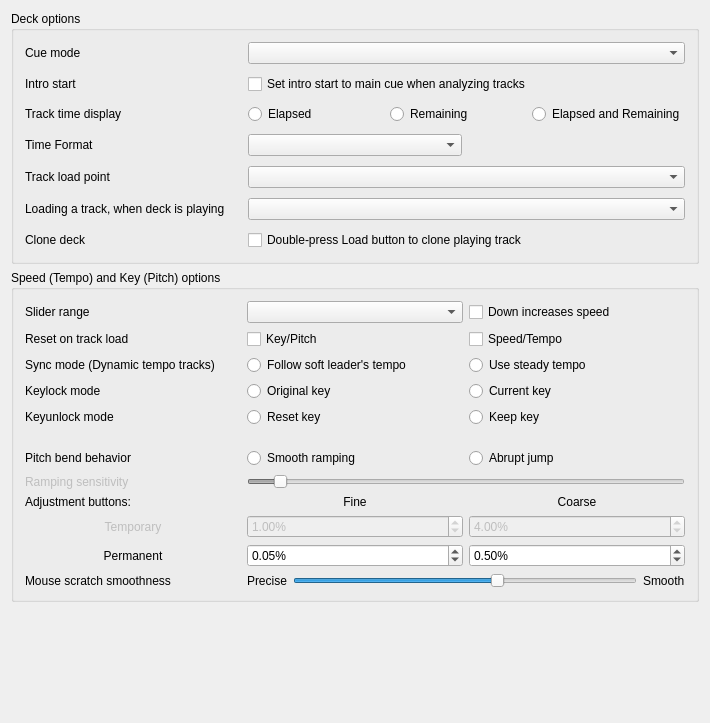
<?xml version="1.0" encoding="UTF-8"?>
<ui version="4.0">
 <class>DlgPrefDeckDlg</class>
 <widget class="QWidget" name="DlgPrefDeckDlg">
  <property name="geometry">
   <rect>
    <x>0</x>
    <y>0</y>
    <width>710</width>
    <height>723</height>
   </rect>
  </property>
  <property name="windowTitle">
   <string>Deck Preferences</string>
  </property>
  <layout class="QGridLayout" name="gridLayout_3">
   <item row="0" column="0">
    <widget class="QGroupBox" name="groupBoxDeckOptions">
     <property name="title">
      <string>Deck options</string>
     </property>
     <layout class="QGridLayout" name="GridLayout1">
      <property name="spacing">
       <number>10</number>
      </property>
      <item row="5" column="0">
       <widget class="QLabel" name="labelLoadWhenDeckPlaying">
        <property name="text">
         <string>Loading a track, when deck is playing</string>
        </property>
        <property name="buddy">
         <cstring>comboBoxLoadWhenDeckPlaying</cstring>
        </property>
       </widget>
      </item>
      <item row="0" column="0">
       <widget class="QLabel" name="labelCueMode">
        <property name="text">
         <string>Cue mode</string>
        </property>
        <property name="openExternalLinks">
         <bool>true</bool>
        </property>
        <property name="buddy">
         <cstring>ComboBoxCueMode</cstring>
        </property>
       </widget>
      </item>
      <item row="4" column="1" colspan="2">
       <widget class="QComboBox" name="comboBoxLoadPoint"/>
      </item>
      <item row="1" column="1" colspan="2">
       <widget class="QCheckBox" name="checkBoxIntroStartMove">
        <property name="toolTip">
         <string>When the analyzer places the intro start point automatically,
it will place it at the main cue point if the main cue point has been set previously.
This may be helpful for upgrading to Mixxx 2.3 from earlier versions.

If this option is disabled, the intro start point is automatically placed at the first sound.</string>
        </property>
        <property name="text">
         <string>Set intro start to main cue when analyzing tracks</string>
        </property>
       </widget>
      </item>
      <item row="1" column="0">
       <widget class="QLabel" name="labelIntroStartMove">
        <property name="text">
         <string>Intro start</string>
        </property>
        <property name="buddy">
         <cstring>ComboBoxCueMode</cstring>
        </property>
       </widget>
      </item>
      <item row="0" column="1" colspan="2">
       <widget class="QComboBox" name="ComboBoxCueMode">
        <property name="toolTip">
         <string>Mixxx mode:
- Cue button while pause at cue point = preview
- Cue button while pause not at cue point = set cue point
- Cue button while playing = pause at cue point
Mixxx mode (no blinking):
- Same as Mixxx mode but with no blinking indicators
Pioneer mode:
- Same as Mixxx mode with a flashing play button
Denon mode:
- Cue button at cue point = preview
- Cue button not at cue point = pause at cue point
- Play = set cue point
Numark mode:
- Same as Denon mode, but without a flashing play button
CUP mode:
- Cue button while pause at cue point = play after release
- Cue button while pause not at cue point = set cue point and play after release
- Cue button while playing = go to cue point and play after release
</string>
        </property>
       </widget>
      </item>
      <item row="6" column="0">
       <widget class="QLabel" name="labelCloneDeckOnLoadDoubleTap">
        <property name="text">
         <string>Clone deck</string>
        </property>
        <property name="buddy">
         <cstring>checkBoxCloneDeckOnLoadDoubleTap</cstring>
        </property>
       </widget>
      </item>
      <item row="3" column="0">
       <widget class="QLabel" name="labelTimeDisplay">
        <property name="text">
         <string>Time Format</string>
        </property>
       </widget>
      </item>
      <item row="3" column="1">
       <widget class="QComboBox" name="comboBoxTimeFormat"/>
      </item>
      <item row="4" column="0">
       <widget class="QLabel" name="labelLoadPoint">
        <property name="text">
         <string>Track load point</string>
        </property>
       </widget>
      </item>
      <item row="2" column="0">
       <widget class="QLabel" name="labelPositionDisplay">
        <property name="enabled">
         <bool>true</bool>
        </property>
        <property name="font">
         <font/>
        </property>
        <property name="text">
         <string>Track time display</string>
        </property>
        <property name="wordWrap">
         <bool>false</bool>
        </property>
        <property name="buddy">
         <cstring>radioButtonElapsed</cstring>
        </property>
       </widget>
      </item>
      <item row="5" column="1" colspan="2">
       <widget class="QComboBox" name="comboBoxLoadWhenDeckPlaying"/>
      </item>
      <item row="2" column="1" colspan="2">
       <layout class="QHBoxLayout" name="horizontalLayout">
        <item>
         <widget class="QRadioButton" name="radioButtonElapsed">
          <property name="text">
           <string>Elapsed</string>
          </property>
          <attribute name="buttonGroup">
           <string notr="true">buttonGroupTrackTime</string>
          </attribute>
         </widget>
        </item>
        <item>
         <widget class="QRadioButton" name="radioButtonRemaining">
          <property name="text">
           <string>Remaining</string>
          </property>
          <attribute name="buttonGroup">
           <string notr="true">buttonGroupTrackTime</string>
          </attribute>
         </widget>
        </item>
        <item>
         <widget class="QRadioButton" name="radioButtonElapsedAndRemaining">
          <property name="text">
           <string>Elapsed and Remaining</string>
          </property>
          <attribute name="buttonGroup">
           <string notr="true">buttonGroupTrackTime</string>
          </attribute>
         </widget>
        </item>
       </layout>
      </item>
      <item row="6" column="1" colspan="2">
       <widget class="QCheckBox" name="checkBoxCloneDeckOnLoadDoubleTap">
        <property name="toolTip">
         <string>Create a playing clone of the first playing deck by double-tapping a Load button on a controller or keyboard.
You can always drag-and-drop tracks on screen to clone a deck.</string>
        </property>
        <property name="text">
         <string>Double-press Load button to clone playing track</string>
        </property>
       </widget>
      </item>
     </layout>
    </widget>
   </item>
   <item row="1" column="0">
    <widget class="QGroupBox" name="groupBoxSpeedPitchOptions">
     <property name="title">
      <string>Speed (Tempo) and Key (Pitch) options</string>
     </property>
     <layout class="QGridLayout" name="gridLayout_7">
      <item row="0" column="0">
       <layout class="QGridLayout" name="GridLayoutSpeedOptions">
        <item row="11" column="2">
         <widget class="QDoubleSpinBox" name="spinBoxPermanentRateCoarse">
          <property name="toolTip">
           <string>Permanent rate change when left-clicking</string>
          </property>
          <property name="accelerated">
           <bool>true</bool>
          </property>
          <property name="suffix">
           <string>%</string>
          </property>
          <property name="decimals">
           <number>2</number>
          </property>
          <property name="minimum">
           <double>0.010000000000000</double>
          </property>
          <property name="maximum">
           <double>10.000000000000000</double>
          </property>
          <property name="singleStep">
           <double>0.010000000000000</double>
          </property>
          <property name="value">
           <double>0.500000000000000</double>
          </property>
         </widget>
        </item>
        <item row="11" column="1">
         <widget class="QDoubleSpinBox" name="spinBoxPermanentRateFine">
          <property name="toolTip">
           <string>Permanent rate change when right-clicking</string>
          </property>
          <property name="accelerated">
           <bool>true</bool>
          </property>
          <property name="suffix">
           <string>%</string>
          </property>
          <property name="decimals">
           <number>2</number>
          </property>
          <property name="minimum">
           <double>0.010000000000000</double>
          </property>
          <property name="maximum">
           <double>10.000000000000000</double>
          </property>
          <property name="singleStep">
           <double>0.010000000000000</double>
          </property>
          <property name="value">
           <double>0.050000000000000</double>
          </property>
         </widget>
        </item>
        <item row="1" column="0">
         <widget class="QLabel" name="labelSpeedPitchReset">
          <property name="text">
           <string>Reset on track load</string>
          </property>
          <property name="buddy">
           <cstring>checkBoxResetPitch</cstring>
          </property>
         </widget>
        </item>
        <item row="3" column="2">
         <widget class="QRadioButton" name="radioButtonCurrentKey">
          <property name="text">
           <string>Current key</string>
          </property>
          <attribute name="buttonGroup">
           <string notr="true">buttonGroupKeyLockMode</string>
          </attribute>
         </widget>
        </item>
        <item row="10" column="1">
         <widget class="QDoubleSpinBox" name="spinBoxTemporaryRateFine">
          <property name="enabled">
           <bool>false</bool>
          </property>
          <property name="toolTip">
           <string>Temporary rate change when right-clicking</string>
          </property>
          <property name="accelerated">
           <bool>true</bool>
          </property>
          <property name="suffix">
           <string>%</string>
          </property>
          <property name="decimals">
           <number>2</number>
          </property>
          <property name="minimum">
           <double>0.010000000000000</double>
          </property>
          <property name="maximum">
           <double>10.000000000000000</double>
          </property>
          <property name="singleStep">
           <double>0.010000000000000</double>
          </property>
          <property name="value">
           <double>1.000000000000000</double>
          </property>
         </widget>
        </item>
        <item row="11" column="0">
         <widget class="QLabel" name="labelSpeedPermanent">
          <property name="text">
           <string>Permanent</string>
          </property>
          <property name="alignment">
           <set>Qt::AlignCenter</set>
          </property>
         </widget>
        </item>
        <item row="7" column="1" colspan="2">
         <widget class="QSlider" name="SliderRateRampSensitivity">
          <property name="enabled">
           <bool>false</bool>
          </property>
          <property name="minimum">
           <number>100</number>
          </property>
          <property name="maximum">
           <number>2500</number>
          </property>
          <property name="singleStep">
           <number>50</number>
          </property>
          <property name="value">
           <number>250</number>
          </property>
          <property name="orientation">
           <enum>Qt::Horizontal</enum>
          </property>
         </widget>
        </item>
        <item row="12" column="0">
         <widget class="QLabel" name="labelScratchSensitivity">
          <property name="text">
           <string>Mouse scratch smoothness</string>
          </property>
          <property name="buddy">
           <cstring>SliderScratchSensitivity</cstring>
          </property>
         </widget>
        </item>
        <item row="12" column="1" colspan="2">
         <layout class="QHBoxLayout" name="layoutScratchSensitivity">
          <item>
           <widget class="QLabel" name="labelScratchPrecise">
            <property name="text">
             <string>Precise</string>
            </property>
           </widget>
          </item>
          <item>
           <widget class="QSlider" name="SliderScratchSensitivity">
            <property name="toolTip">
             <string>Feel of scratching a track with the mouse on the waveform. Left = precise/grabby, right = smooth with more inertia.</string>
            </property>
            <property name="minimum">
             <number>0</number>
            </property>
            <property name="maximum">
             <number>100</number>
            </property>
            <property name="singleStep">
             <number>5</number>
            </property>
            <property name="pageStep">
             <number>10</number>
            </property>
            <property name="value">
             <number>60</number>
            </property>
            <property name="orientation">
             <enum>Qt::Horizontal</enum>
            </property>
           </widget>
          </item>
          <item>
           <widget class="QLabel" name="labelScratchSmooth">
            <property name="text">
             <string>Smooth</string>
            </property>
           </widget>
          </item>
         </layout>
        </item>
        <item row="10" column="0">
         <widget class="QLabel" name="labelSpeedTemporary">
          <property name="enabled">
           <bool>false</bool>
          </property>
          <property name="text">
           <string>Temporary</string>
          </property>
          <property name="alignment">
           <set>Qt::AlignCenter</set>
          </property>
         </widget>
        </item>
        <item row="2" column="0">
         <widget class="QLabel" name="labelSyncMode">
          <property name="text">
           <string>Sync mode (Dynamic tempo tracks)</string>
          </property>
          <property name="openExternalLinks">
           <bool>true</bool>
          </property>
         </widget>
        </item>
        <item row="3" column="0">
         <widget class="QLabel" name="labelKeylockMode">
          <property name="text">
           <string>Keylock mode</string>
          </property>
          <property name="buddy">
           <cstring>radioButtonOriginalKey</cstring>
          </property>
         </widget>
        </item>
        <item row="7" column="0">
         <widget class="QLabel" name="labelSpeedRampSensitivity">
          <property name="enabled">
           <bool>false</bool>
          </property>
          <property name="text">
           <string>Ramping sensitivity</string>
          </property>
          <property name="buddy">
           <cstring>SliderRateRampSensitivity</cstring>
          </property>
         </widget>
        </item>
        <item row="6" column="0">
         <widget class="QLabel" name="labelSpeedBendBehavior">
          <property name="text">
           <string>Pitch bend behavior</string>
          </property>
          <property name="buddy">
           <cstring>radioButtonRateRampModeStepping</cstring>
          </property>
         </widget>
        </item>
        <item row="3" column="1">
         <widget class="QRadioButton" name="radioButtonOriginalKey">
          <property name="text">
           <string>Original key</string>
          </property>
          <attribute name="buttonGroup">
           <string notr="true">buttonGroupKeyLockMode</string>
          </attribute>
         </widget>
        </item>
        <item row="10" column="2">
         <widget class="QDoubleSpinBox" name="spinBoxTemporaryRateCoarse">
          <property name="enabled">
           <bool>false</bool>
          </property>
          <property name="toolTip">
           <string>Temporary rate change when left-clicking</string>
          </property>
          <property name="accelerated">
           <bool>true</bool>
          </property>
          <property name="suffix">
           <string>%</string>
          </property>
          <property name="decimals">
           <number>2</number>
          </property>
          <property name="minimum">
           <double>0.010000000000000</double>
          </property>
          <property name="maximum">
           <double>10.000000000000000</double>
          </property>
          <property name="singleStep">
           <double>0.010000000000000</double>
          </property>
          <property name="value">
           <double>4.000000000000000</double>
          </property>
         </widget>
        </item>
        <item row="1" column="2">
         <widget class="QCheckBox" name="checkBoxResetSpeed">
          <property name="text">
           <string>Speed/Tempo</string>
          </property>
         </widget>
        </item>
        <item row="1" column="1">
         <widget class="QCheckBox" name="checkBoxResetPitch">
          <property name="text">
           <string>Key/Pitch</string>
          </property>
         </widget>
        </item>
        <item row="9" column="0">
         <widget class="QLabel" name="labelSpeedAdjustment">
          <property name="text">
           <string>Adjustment buttons:</string>
          </property>
         </widget>
        </item>
        <item row="2" column="1">
         <widget class="QRadioButton" name="radioButtonSoftLeader">
          <property name="toolTip">
           <string>Apply tempo changes from a soft-leading track (usually the leaving track in a transition) to the follower tracks. After the transition, the follower track will continue with the previous leader's very last tempo. Changes from explicit selected leaders are always applied.</string>
          </property>
          <property name="text">
           <string>Follow soft leader's tempo</string>
          </property>
          <attribute name="buttonGroup">
           <string notr="true">buttonGroupSyncMode</string>
          </attribute>
         </widget>
        </item>
        <item row="9" column="2">
         <widget class="QLabel" name="labelSpeedCoarse">
          <property name="enabled">
           <bool>true</bool>
          </property>
          <property name="font">
           <font/>
          </property>
          <property name="toolTip">
           <string/>
          </property>
          <property name="text">
           <string>Coarse</string>
          </property>
          <property name="alignment">
           <set>Qt::AlignCenter</set>
          </property>
          <property name="wordWrap">
           <bool>false</bool>
          </property>
          <property name="buddy">
           <cstring>spinBoxPermanentRateCoarse</cstring>
          </property>
         </widget>
        </item>
        <item row="9" column="1">
         <widget class="QLabel" name="labelSpeedFine">
          <property name="enabled">
           <bool>true</bool>
          </property>
          <property name="font">
           <font/>
          </property>
          <property name="toolTip">
           <string/>
          </property>
          <property name="text">
           <string>Fine</string>
          </property>
          <property name="alignment">
           <set>Qt::AlignCenter</set>
          </property>
          <property name="wordWrap">
           <bool>false</bool>
          </property>
          <property name="buddy">
           <cstring>spinBoxPermanentRateFine</cstring>
          </property>
         </widget>
        </item>
        <item row="0" column="2">
         <widget class="QCheckBox" name="checkBoxInvertSpeedSlider">
          <property name="toolTip">
           <string>Make the speed sliders work like those on DJ turntables and CDJs where moving downward increases the speed</string>
          </property>
          <property name="text">
           <string>Down increases speed</string>
          </property>
         </widget>
        </item>
        <item row="0" column="0">
         <widget class="QLabel" name="labelSpeedSliderrange">
          <property name="enabled">
           <bool>true</bool>
          </property>
          <property name="font">
           <font/>
          </property>
          <property name="text">
           <string>Slider range</string>
          </property>
          <property name="wordWrap">
           <bool>false</bool>
          </property>
          <property name="buddy">
           <cstring>ComboBoxRateRange</cstring>
          </property>
         </widget>
        </item>
        <item row="0" column="1">
         <widget class="QComboBox" name="ComboBoxRateRange">
          <property name="font">
           <font/>
          </property>
          <property name="toolTip">
           <string>Adjusts the range of the speed (Vinyl &quot;Pitch&quot;) slider.</string>
          </property>
         </widget>
        </item>
        <item row="6" column="2">
         <widget class="QRadioButton" name="radioButtonRateRampModeStepping">
          <property name="text">
           <string>Abrupt jump</string>
          </property>
          <attribute name="buttonGroup">
           <string notr="true">buttonGroupSpeedBendBehavior</string>
          </attribute>
         </widget>
        </item>
        <item row="6" column="1">
         <widget class="QRadioButton" name="radioButtonRateRampModeLinear">
          <property name="toolTip">
           <string>Smoothly adjusts deck speed when temporary change buttons are held down</string>
          </property>
          <property name="text">
           <string>Smooth ramping</string>
          </property>
          <attribute name="buttonGroup">
           <string notr="true">buttonGroupSpeedBendBehavior</string>
          </attribute>
         </widget>
        </item>
        <item row="4" column="0">
         <widget class="QLabel" name="labelKeyunlockMode">
          <property name="text">
           <string>Keyunlock mode</string>
          </property>
         </widget>
        </item>
        <item row="4" column="1">
         <widget class="QRadioButton" name="radioButtonResetUnlockedKey">
          <property name="text">
           <string>Reset key</string>
          </property>
          <attribute name="buttonGroup">
           <string notr="true">buttonGroupKeyUnlockMode</string>
          </attribute>
         </widget>
        </item>
        <item row="4" column="2">
         <widget class="QRadioButton" name="radioButtonKeepUnlockedKey">
          <property name="text">
           <string>Keep key</string>
          </property>
          <attribute name="buttonGroup">
           <string notr="true">buttonGroupKeyUnlockMode</string>
          </attribute>
         </widget>
        </item>
        <item row="2" column="2">
         <widget class="QRadioButton" name="radioButtonLockBpm">
          <property name="toolTip">
           <string>The tempo of a previous soft leader track at the beginning of the transition is kept steady. After the transition, the follower track will maintain this original tempo. This technique serves as a workaround to avoid dynamic tempo changes, as seen during the outro of rubato-style tracks. For instance, it prevents the follower track from continuing with a slowed-down tempo of the soft leader. This corresponds to the behavior before Mixxx 2.4. Changes from explicit selected leaders are always applied.</string>
          </property>
          <property name="text">
           <string>Use steady tempo</string>
          </property>
          <attribute name="buttonGroup">
           <string notr="true">buttonGroupSyncMode</string>
          </attribute>
         </widget>
        </item>
        <item row="5" column="0">
         <spacer name="verticalSpacer1">
          <property name="orientation">
           <enum>Qt::Vertical</enum>
          </property>
          <property name="sizeHint" stdset="0">
           <size>
            <width>20</width>
            <height>15</height>
           </size>
          </property>
         </spacer>
        </item>
       </layout>
      </item>
     </layout>
    </widget>
   </item>
   <item row="2" column="0">
    <spacer name="verticalSpacer2">
     <property name="orientation">
      <enum>Qt::Vertical</enum>
     </property>
     <property name="sizeHint" stdset="0">
      <size>
       <width>20</width>
       <height>40</height>
      </size>
     </property>
    </spacer>
   </item>
  </layout>
 </widget>
 <layoutdefault spacing="6" margin="11"/>
 <tabstops>
  <tabstop>ComboBoxCueMode</tabstop>
  <tabstop>checkBoxIntroStartMove</tabstop>
  <tabstop>radioButtonElapsed</tabstop>
  <tabstop>radioButtonRemaining</tabstop>
  <tabstop>radioButtonElapsedAndRemaining</tabstop>
  <tabstop>comboBoxTimeFormat</tabstop>
  <tabstop>comboBoxLoadPoint</tabstop>
  <tabstop>comboBoxLoadWhenDeckPlaying</tabstop>
  <tabstop>checkBoxCloneDeckOnLoadDoubleTap</tabstop>
  <tabstop>ComboBoxRateRange</tabstop>
  <tabstop>checkBoxInvertSpeedSlider</tabstop>
  <tabstop>checkBoxResetPitch</tabstop>
  <tabstop>checkBoxResetSpeed</tabstop>
  <tabstop>radioButtonSoftLeader</tabstop>
  <tabstop>radioButtonOriginalKey</tabstop>
  <tabstop>radioButtonCurrentKey</tabstop>
  <tabstop>radioButtonResetUnlockedKey</tabstop>
  <tabstop>radioButtonKeepUnlockedKey</tabstop>
  <tabstop>radioButtonRateRampModeLinear</tabstop>
  <tabstop>radioButtonRateRampModeStepping</tabstop>
  <tabstop>SliderRateRampSensitivity</tabstop>
  <tabstop>SliderScratchSensitivity</tabstop>
  <tabstop>spinBoxTemporaryRateFine</tabstop>
  <tabstop>spinBoxTemporaryRateCoarse</tabstop>
  <tabstop>spinBoxPermanentRateFine</tabstop>
  <tabstop>spinBoxPermanentRateCoarse</tabstop>
 </tabstops>
 <resources/>
 <buttongroups>
  <buttongroup name="buttonGroupTrackTime"/>
  <buttongroup name="buttonGroupKeyUnlockMode"/>
  <buttongroup name="buttonGroupKeyLockMode"/>
  <buttongroup name="buttonGroupSpeedBendBehavior"/>
  <buttongroup name="buttonGroupSyncMode"/>
 </buttongroups>
</ui>
